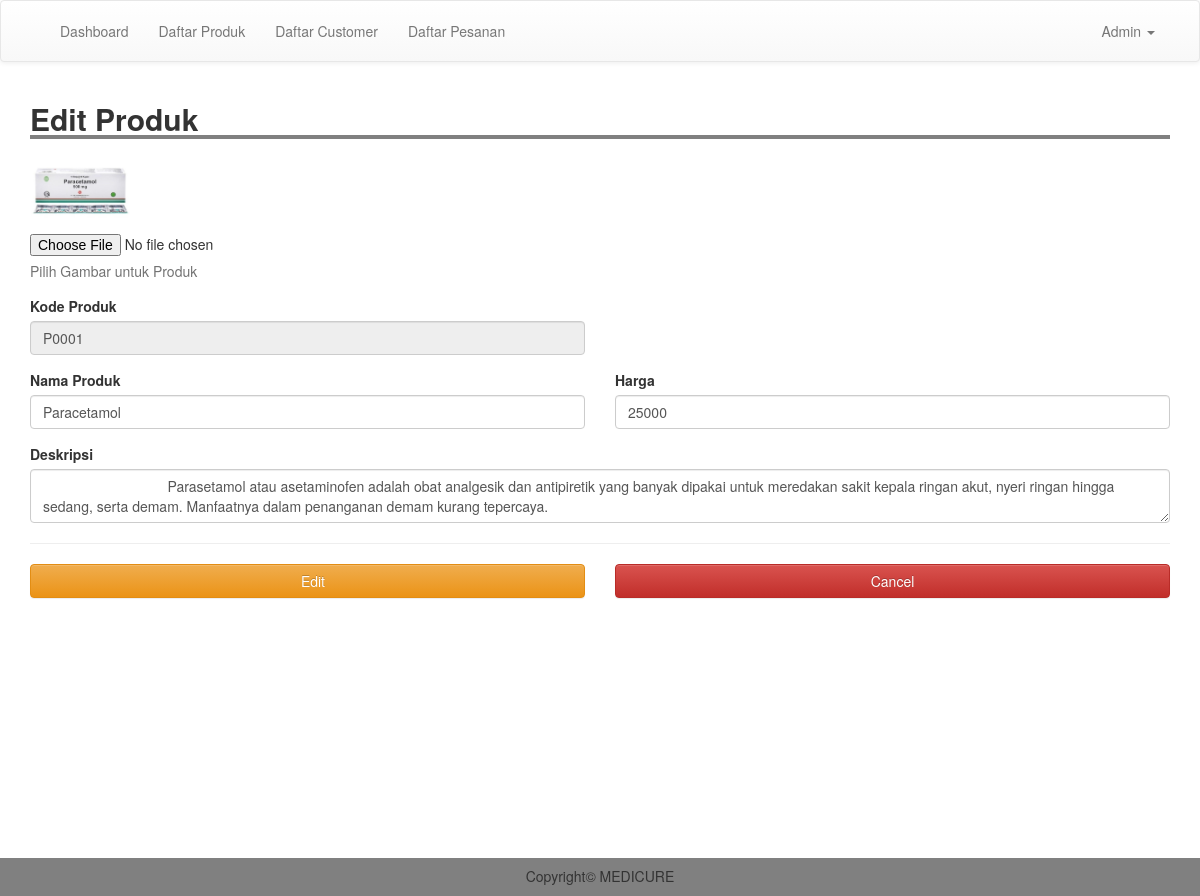
The page /admin/edit_produk.php?kode=P0001 (signed in) on the database its author committed.
### tables this page shows
CREATE TABLE `produk` (
  `kode_produk` varchar(100) NOT NULL,
  `nama` varchar(100) NOT NULL,
  `image` text NOT NULL,
  `deskripsi` text NOT NULL,
  `harga` int(11) NOT NULL
);

### admin/edit_produk.php (the view, shortened to what this page needs)
<?php
include 'header.php';
$kode_produk = $_GET['kode'];
$kode = mysqli_query($conn, "SELECT * from produk where kode_produk = '$kode_produk'");
$data = mysqli_fetch_assoc($kode);
?>
<div class="container">
	<h2 style=" width: 100%; border-bottom: 4px solid gray"><b>Edit Produk</b></h2>
	<form action="proses/edit_produk.php" method="POST" enctype="multipart/form-data">
		<div class="form-group">
			<label for="exampleInputFile"><img src="../image/produk/<?= $data['image']; ?>" width="100"></label>
			<input type="file" id="exampleInputFile" name="files">
			<p class="help-block">Pilih Gambar untuk Produk</p>
		</div>
		<div class="row">
			<div class="col-md-6">
				<div class="form-group">
					<label for="exampleInputEmail1">Kode Produk</label>
					<input type="text" class="form-control" id="exampleInputEmail1" placeholder="Masukkan Nama Produk" disabled value="<?= $data['kode_produk']; ?>">
				</div>
			</div>
		</div>
		<div class="row">
			<div class="col-md-6">
				<div class="form-group">
					<label for="exampleInputEmail1">Nama Produk</label>
					<input type="text" class="form-control" id="exampleInputEmail1" placeholder="Masukkan Nama Produk" name="nama" value="<?= $data['nama']; ?>">
				</div>
			</div>
			<div class="col-md-6">
				<div class="form-group">
					<label for="exampleInputEmail1">Harga</label>
					<input type="number" class="form-control" id="exampleInputEmail1" placeholder="masukkan Harga" name="harga" value="<?= $data['harga']; ?>">
				</div>
			</div>
		</div>
		<div class="form-group">
			<label for="exampleInputPassword1">Deskripsi</label>
			<textarea name="desk" class="form-control">
				<?= $data['deskripsi']; ?>
			</textarea>
		</div>
		<hr>
		<div class="row">
			<div class="col-md-6">
				<button type="submit"  class="btn btn-warning btn-block" ><i class="glyphicon glyphicon-edit"></i>Edit</button>
			</div>
			<div class="col-md-6">
				<a href="m_produk.php" class="btn btn-danger btn-block">Cancel</a>
			</div>
		</div>
		<br>
	</div>
<br>
<br>
<br>
<br>
<br>
<br>
<br>
<br>
<br>
<br>
<br>
<br>
<?php
include 'footer.php';
?>

### css/style.css (style rules this page uses)
body { margin:0; padding: 0; }

### rows shown on the page
produk: image (picture), kode_produk "P0001", nama "Paracetamol", harga "25000", desk "Parasetamol atau asetaminofen adalah obat analgesik dan antipiretik yang banyak dipakai untuk meredakan sakit kepala ringan akut, nyeri ringan hingga sedang, serta demam. Manfaatnya dalam penanganan demam kurang tepercaya."
